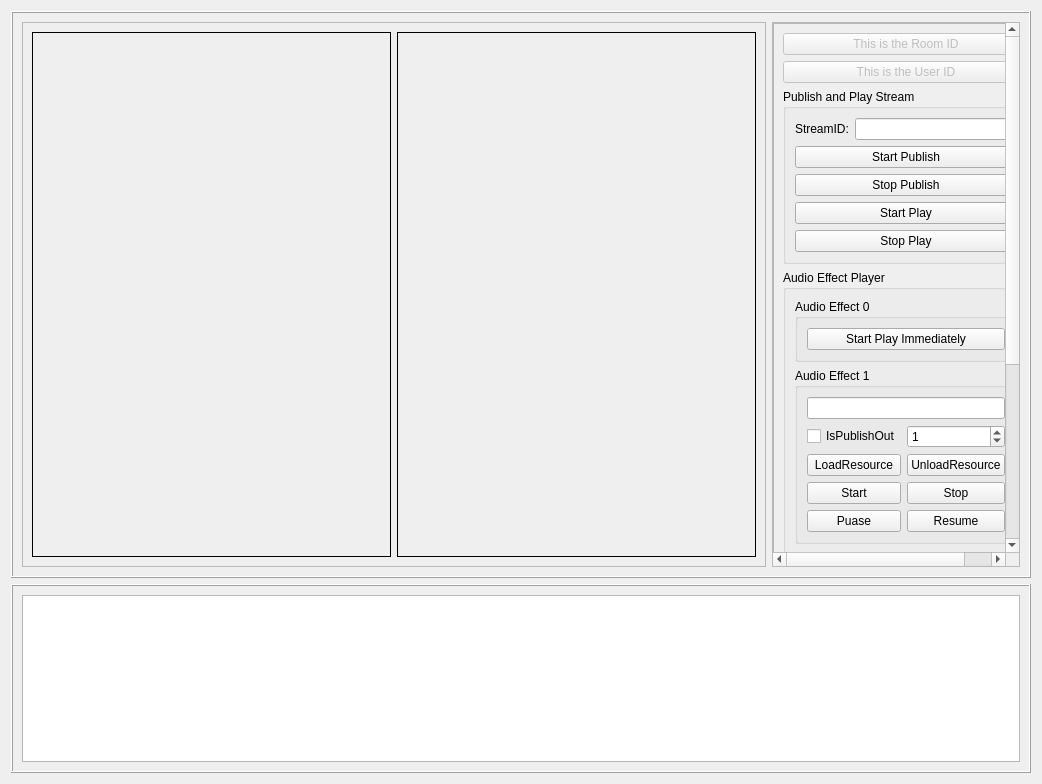
<?xml version="1.0" encoding="UTF-8"?>
<ui version="4.0">
 <class>ZegoAudioEffectPlayerDemo</class>
 <widget class="QWidget" name="ZegoAudioEffectPlayerDemo">
  <property name="geometry">
   <rect>
    <x>0</x>
    <y>0</y>
    <width>1042</width>
    <height>784</height>
   </rect>
  </property>
  <property name="windowTitle">
   <string>Form</string>
  </property>
  <layout class="QVBoxLayout" name="verticalLayout" stretch="3,1">
   <item>
    <widget class="QFrame" name="frame">
     <property name="frameShape">
      <enum>QFrame::Box</enum>
     </property>
     <property name="frameShadow">
      <enum>QFrame::Raised</enum>
     </property>
     <layout class="QHBoxLayout" name="horizontalLayout_4" stretch="3,1">
      <item>
       <widget class="QFrame" name="frame_2">
        <property name="frameShape">
         <enum>QFrame::StyledPanel</enum>
        </property>
        <property name="frameShadow">
         <enum>QFrame::Raised</enum>
        </property>
        <layout class="QHBoxLayout" name="horizontalLayout_2">
         <item>
          <widget class="QFrame" name="frame_local_preview">
           <property name="sizePolicy">
            <sizepolicy hsizetype="Ignored" vsizetype="Ignored">
             <horstretch>0</horstretch>
             <verstretch>0</verstretch>
            </sizepolicy>
           </property>
           <property name="frameShape">
            <enum>QFrame::Box</enum>
           </property>
          </widget>
         </item>
         <item>
          <widget class="QFrame" name="frame_remote_view">
           <property name="sizePolicy">
            <sizepolicy hsizetype="Ignored" vsizetype="Ignored">
             <horstretch>0</horstretch>
             <verstretch>0</verstretch>
            </sizepolicy>
           </property>
           <property name="frameShape">
            <enum>QFrame::Box</enum>
           </property>
          </widget>
         </item>
        </layout>
       </widget>
      </item>
      <item>
       <widget class="QScrollArea" name="scrollArea">
        <property name="widgetResizable">
         <bool>true</bool>
        </property>
        <widget class="QWidget" name="scrollAreaWidgetContents">
         <property name="geometry">
          <rect>
           <x>0</x>
           <y>-38</y>
           <width>240</width>
           <height>596</height>
          </rect>
         </property>
         <layout class="QVBoxLayout" name="verticalLayout_3">
          <property name="spacing">
           <number>0</number>
          </property>
          <property name="leftMargin">
           <number>0</number>
          </property>
          <property name="topMargin">
           <number>0</number>
          </property>
          <property name="rightMargin">
           <number>0</number>
          </property>
          <property name="bottomMargin">
           <number>0</number>
          </property>
          <item>
           <widget class="QFrame" name="frame_3">
            <property name="maximumSize">
             <size>
              <width>500</width>
              <height>16777215</height>
             </size>
            </property>
            <property name="frameShape">
             <enum>QFrame::StyledPanel</enum>
            </property>
            <property name="frameShadow">
             <enum>QFrame::Raised</enum>
            </property>
            <layout class="QVBoxLayout" name="verticalLayout_6">
             <item>
              <widget class="QPushButton" name="pushButton_roomID">
               <property name="enabled">
                <bool>false</bool>
               </property>
               <property name="text">
                <string>This is the Room ID</string>
               </property>
              </widget>
             </item>
             <item>
              <widget class="QPushButton" name="pushButton_userID">
               <property name="enabled">
                <bool>false</bool>
               </property>
               <property name="text">
                <string>This is the User ID</string>
               </property>
              </widget>
             </item>
             <item>
              <widget class="QGroupBox" name="groupBox_4">
               <property name="sizePolicy">
                <sizepolicy hsizetype="Preferred" vsizetype="Preferred">
                 <horstretch>0</horstretch>
                 <verstretch>0</verstretch>
                </sizepolicy>
               </property>
               <property name="title">
                <string>Publish and Play Stream</string>
               </property>
               <layout class="QFormLayout" name="formLayout_2">
                <item row="0" column="0">
                 <widget class="QLabel" name="label_3">
                  <property name="text">
                   <string>StreamID:</string>
                  </property>
                 </widget>
                </item>
                <item row="0" column="1">
                 <widget class="QLineEdit" name="lineEdit_streamID">
                  <property name="sizePolicy">
                   <sizepolicy hsizetype="Preferred" vsizetype="Preferred">
                    <horstretch>0</horstretch>
                    <verstretch>0</verstretch>
                   </sizepolicy>
                  </property>
                 </widget>
                </item>
                <item row="1" column="0" colspan="2">
                 <widget class="QPushButton" name="pushButton_startPublish">
                  <property name="sizePolicy">
                   <sizepolicy hsizetype="Preferred" vsizetype="Preferred">
                    <horstretch>0</horstretch>
                    <verstretch>0</verstretch>
                   </sizepolicy>
                  </property>
                  <property name="text">
                   <string>Start Publish</string>
                  </property>
                 </widget>
                </item>
                <item row="2" column="0" colspan="2">
                 <widget class="QPushButton" name="pushButton_stopPublish">
                  <property name="sizePolicy">
                   <sizepolicy hsizetype="Preferred" vsizetype="Preferred">
                    <horstretch>0</horstretch>
                    <verstretch>0</verstretch>
                   </sizepolicy>
                  </property>
                  <property name="text">
                   <string>Stop Publish</string>
                  </property>
                 </widget>
                </item>
                <item row="3" column="0" colspan="2">
                 <widget class="QPushButton" name="pushButton_startPlay">
                  <property name="sizePolicy">
                   <sizepolicy hsizetype="Preferred" vsizetype="Preferred">
                    <horstretch>0</horstretch>
                    <verstretch>0</verstretch>
                   </sizepolicy>
                  </property>
                  <property name="text">
                   <string>Start Play</string>
                  </property>
                 </widget>
                </item>
                <item row="4" column="0" colspan="2">
                 <widget class="QPushButton" name="pushButton_stopPlay">
                  <property name="sizePolicy">
                   <sizepolicy hsizetype="Preferred" vsizetype="Preferred">
                    <horstretch>0</horstretch>
                    <verstretch>0</verstretch>
                   </sizepolicy>
                  </property>
                  <property name="text">
                   <string>Stop Play</string>
                  </property>
                 </widget>
                </item>
               </layout>
              </widget>
             </item>
             <item>
              <widget class="QGroupBox" name="groupBox">
               <property name="title">
                <string>Audio Effect Player</string>
               </property>
               <layout class="QVBoxLayout" name="verticalLayout_5">
                <item>
                 <widget class="QGroupBox" name="groupBox_3">
                  <property name="title">
                   <string>Audio Effect 0</string>
                  </property>
                  <layout class="QGridLayout" name="gridLayout_3">
                   <item row="0" column="0">
                    <widget class="QPushButton" name="pushButton_startPlayImmediately">
                     <property name="text">
                      <string>Start Play Immediately</string>
                     </property>
                    </widget>
                   </item>
                  </layout>
                 </widget>
                </item>
                <item>
                 <widget class="QGroupBox" name="groupBox_2">
                  <property name="title">
                   <string>Audio Effect 1</string>
                  </property>
                  <layout class="QGridLayout" name="gridLayout">
                   <item row="2" column="1">
                    <widget class="QPushButton" name="pushButton_unloadResource_1">
                     <property name="text">
                      <string>UnloadResource</string>
                     </property>
                    </widget>
                   </item>
                   <item row="6" column="1">
                    <widget class="QPushButton" name="pushButton_resume_1">
                     <property name="text">
                      <string>Resume</string>
                     </property>
                    </widget>
                   </item>
                   <item row="2" column="0">
                    <widget class="QPushButton" name="pushButton_loadResource_1">
                     <property name="text">
                      <string>LoadResource</string>
                     </property>
                    </widget>
                   </item>
                   <item row="0" column="0" colspan="2">
                    <widget class="QLineEdit" name="lineEdit_effect_1"/>
                   </item>
                   <item row="5" column="0">
                    <widget class="QPushButton" name="pushButton_start_1">
                     <property name="text">
                      <string>Start</string>
                     </property>
                    </widget>
                   </item>
                   <item row="6" column="0">
                    <widget class="QPushButton" name="pushButton_pause_1">
                     <property name="text">
                      <string>Puase</string>
                     </property>
                    </widget>
                   </item>
                   <item row="5" column="1">
                    <widget class="QPushButton" name="pushButton_stop_1">
                     <property name="text">
                      <string>Stop</string>
                     </property>
                    </widget>
                   </item>
                   <item row="1" column="0">
                    <widget class="QCheckBox" name="checkBox_isPublishOut_1">
                     <property name="text">
                      <string>IsPublishOut</string>
                     </property>
                    </widget>
                   </item>
                   <item row="1" column="1">
                    <widget class="QSpinBox" name="spinBox_playCount_1">
                     <property name="value">
                      <number>1</number>
                     </property>
                    </widget>
                   </item>
                  </layout>
                 </widget>
                </item>
                <item>
                 <widget class="QGroupBox" name="groupBox_5">
                  <property name="title">
                   <string>Audio Effect 2</string>
                  </property>
                  <layout class="QGridLayout" name="gridLayout_2">
                   <item row="2" column="1">
                    <widget class="QPushButton" name="pushButton_unloadResource_2">
                     <property name="text">
                      <string>UnloadResource</string>
                     </property>
                    </widget>
                   </item>
                   <item row="6" column="1">
                    <widget class="QPushButton" name="pushButton_resume_2">
                     <property name="text">
                      <string>Resume</string>
                     </property>
                    </widget>
                   </item>
                   <item row="2" column="0">
                    <widget class="QPushButton" name="pushButton_loadResource_2">
                     <property name="text">
                      <string>LoadResource</string>
                     </property>
                    </widget>
                   </item>
                   <item row="0" column="0" colspan="2">
                    <widget class="QLineEdit" name="lineEdit_effect_2"/>
                   </item>
                   <item row="5" column="0">
                    <widget class="QPushButton" name="pushButton_start_2">
                     <property name="text">
                      <string>Start</string>
                     </property>
                    </widget>
                   </item>
                   <item row="6" column="0">
                    <widget class="QPushButton" name="pushButton_pause_2">
                     <property name="text">
                      <string>Puase</string>
                     </property>
                    </widget>
                   </item>
                   <item row="5" column="1">
                    <widget class="QPushButton" name="pushButton_stop_2">
                     <property name="text">
                      <string>Stop</string>
                     </property>
                    </widget>
                   </item>
                   <item row="1" column="0">
                    <widget class="QCheckBox" name="checkBox_isPublishOut_2">
                     <property name="text">
                      <string>IsPublishOut</string>
                     </property>
                    </widget>
                   </item>
                   <item row="1" column="1">
                    <widget class="QSpinBox" name="spinBox_playCount_2">
                     <property name="value">
                      <number>1</number>
                     </property>
                    </widget>
                   </item>
                  </layout>
                 </widget>
                </item>
                <item>
                 <widget class="QPushButton" name="pushButton_stopAll">
                  <property name="text">
                   <string>StopAll</string>
                  </property>
                 </widget>
                </item>
                <item>
                 <widget class="QPushButton" name="pushButton_pauseAll">
                  <property name="text">
                   <string>PauseAll</string>
                  </property>
                 </widget>
                </item>
                <item>
                 <widget class="QPushButton" name="pushButton_ResumeAll">
                  <property name="text">
                   <string>ResumeAll</string>
                  </property>
                 </widget>
                </item>
               </layout>
              </widget>
             </item>
             <item>
              <spacer name="verticalSpacer">
               <property name="orientation">
                <enum>Qt::Vertical</enum>
               </property>
               <property name="sizeHint" stdset="0">
                <size>
                 <width>20</width>
                 <height>40</height>
                </size>
               </property>
              </spacer>
             </item>
            </layout>
           </widget>
          </item>
         </layout>
        </widget>
       </widget>
      </item>
     </layout>
    </widget>
   </item>
   <item>
    <widget class="QFrame" name="frame_5">
     <property name="sizePolicy">
      <sizepolicy hsizetype="Preferred" vsizetype="Preferred">
       <horstretch>0</horstretch>
       <verstretch>0</verstretch>
      </sizepolicy>
     </property>
     <property name="minimumSize">
      <size>
       <width>300</width>
       <height>0</height>
      </size>
     </property>
     <property name="maximumSize">
      <size>
       <width>16777215</width>
       <height>16777215</height>
      </size>
     </property>
     <property name="frameShape">
      <enum>QFrame::Box</enum>
     </property>
     <property name="frameShadow">
      <enum>QFrame::Raised</enum>
     </property>
     <layout class="QVBoxLayout" name="verticalLayout_2">
      <item>
       <widget class="QTextEdit" name="textEdit_log">
        <property name="html">
         <string>&lt;!DOCTYPE HTML PUBLIC &quot;-//W3C//DTD HTML 4.0//EN&quot; &quot;http://www.w3.org/TR/REC-html40/strict.dtd&quot;&gt;
&lt;html&gt;&lt;head&gt;&lt;meta name=&quot;qrichtext&quot; content=&quot;1&quot; /&gt;&lt;style type=&quot;text/css&quot;&gt;
p, li { white-space: pre-wrap; }
&lt;/style&gt;&lt;/head&gt;&lt;body style=&quot; font-family:'SimSun'; font-size:9pt; font-weight:400; font-style:normal;&quot;&gt;
&lt;p style=&quot;-qt-paragraph-type:empty; margin-top:0px; margin-bottom:0px; margin-left:0px; margin-right:0px; -qt-block-indent:0; text-indent:0px;&quot;&gt;&lt;br /&gt;&lt;/p&gt;&lt;/body&gt;&lt;/html&gt;</string>
        </property>
       </widget>
      </item>
     </layout>
    </widget>
   </item>
  </layout>
 </widget>
 <resources/>
 <connections/>
</ui>
